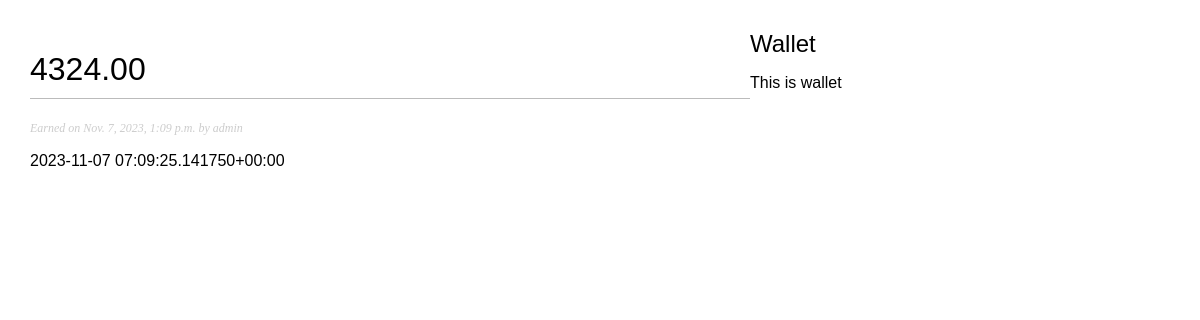
Page /wallet/earning/2023/11/7/1-4324-1-1 on the committed database.
### wallet/models/income.py (models this page shows, shortened)
class Income(models.Model):
    class CurrencyChoices(models.IntegerChoices):# this subclass represents Python enum in Django
        KGS = 1, 'KGS'
        USD = 2, 'USD'
        RUB = 3, 'RUB'
        KZT = 4, 'KZT'
        EUR = 5, 'EUR'
        GBP = 6, 'GBP'
        CNY = 7, 'CNY'
        TRY = 8, 'TRY'
    amount = models.DecimalField(decimal_places=2, max_digits=12)
    currency = models.PositiveSmallIntegerField(
        choices=CurrencyChoices.choices,
        default=CurrencyChoices.KGS
    )
    slug = models.SlugField(max_length=150,
                            null=True,
                            unique_for_date='created_at')
    created_at = models.DateTimeField(auto_now_add=True)
    sub_category = models.ForeignKey(SubCategory,
                                     on_delete=models.CASCADE,
                                     null=True)
    wallet = models.ForeignKey(Wallet,
                               on_delete=models.CASCADE,
                               null=True)
    member = models.ForeignKey(User,
                               on_delete=models.CASCADE,
                               related_name='wallet_incomes')
    objects = models.Manager()
    earned = IncomeManager()
    class Meta:
        ordering = ['-created_at']
        indexes = [
            models.Index(fields=['-created_at'])
            ]

### wallet/views.py (the view)
def income_detail(request, year, month, day, earned):
    earning = get_object_or_404(Income,
                                 currency=Income.CurrencyChoices.KGS,
                                 slug=earned,
                                 created_at__year=year,
                                 created_at__month=month,
                                 created_at__day=day)
    return render(request,
                  'income/detail.html',
                  {'earning': earning})

### wallet/templates/income/detail.html (shortened to what this page needs)
{% extends "wallet/base.html" %}
{% block content %}
    <h1>{{ earning.amount }}</h1>
    <p class="date">
        Earned on {{ earning.created_at }} by {{ earning.member }}
    </p>
    {{ earning.created_at | linebreaks }}
{% endblock %}

### wallet/static/css/wallet.css (style rules this page uses)
body { margin:0; padding:0; font-family:helvetica, sans-serif; }
h1 { font-weight:normal; border-bottom:1px solid #bbb; padding:0 0 10px 0; }
p.date { color:#ccc; font-family: georgia, serif; font-size: 12px; font-style: italic; }

### rows in the picture
Income: amount "4324.00", created_at "Nov. 7, 2023, 1:09 p.m.", member "admin", created_at "2023-11-07 07:09:25.141750+00:00"
